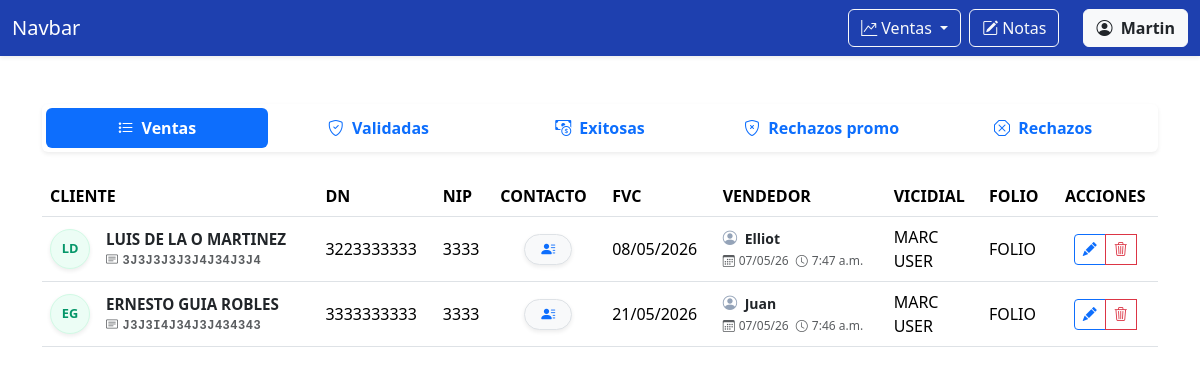
The app's page /ventas/prepago/?rol=superior (signed in), older data.
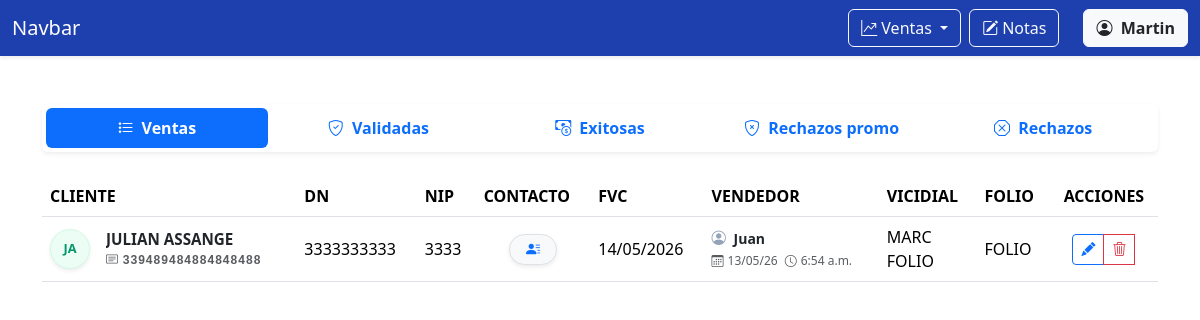
The same page, newer data.
### ventas/models.py (models this page shows)
class VentaPrepago(models.Model):
    nombre = models.CharField('NOMBRE(S)', max_length=100)
    apellido_paterno = models.CharField('APELLIDO PATERNO', max_length=100)
    apellido_materno = models.CharField(
        'APELLIDO MATERNO', max_length=100, blank=True, default='')
    curp = models.CharField('CURP', max_length=18, validators=[
                            MinLengthValidator(18)])
    dn = models.CharField('DN', max_length=10, validators=[
                          numeric_validator, MinLengthValidator(10)])
    nip = models.CharField('NIP', max_length=4, validators=[
                           numeric_validator, MinLengthValidator(4)], help_text='Solo se permiten números.')
    contact1 = models.CharField('CONTACTO1', max_length=16, validators=[
                                MinLengthValidator(10), RegexValidator(r'^[A-Z0-9 ]+$')])
    contact2 = models.CharField('CONTACTO 2', max_length=10, validators=[
                                numeric_validator, MinLengthValidator(10)])
    fvc = models.DateField('FVC')
    acepta_promo = models.BooleanField(
        'ACEPTA PROMO', null=True, blank=True, choices=[(True, 'Sí'), (False, 'No')])
    STATUS_CHOICES = [
        ('en_proceso', 'EN PROCESO'),
        ('nip_incorrecto', 'NIP INCORRECTO'),
        ('curp_incorrecto', 'CURP INCORRECTO'),
        ('sin_fvc', 'SIN FVC'),
        ('exitosa', 'EXITOSA'),
        ('baja_exportada', 'BAJA EXPORTADA'),
        ('alta', 'ALTA'),
        ('gestionada_por_otro_call_center', 'GESTIONADA POR OTRO CALL CENTER'),
        ('sin_nip', 'SIN NIP'),
        ('futura', 'FUTURA'),
        ('linea_movistar', 'LINEA MOVISTAR'),
        ('cac_lejano', 'CAC LEJANO'),
    ]
    status = models.CharField(
        'Status',
        max_length=100,
        choices=STATUS_CHOICES,
        default='en_proceso'
    )
    email = models.EmailField('EMAIL', max_length=254)
    folio = models.CharField('FOLIO', max_length=100)
    usuario_marcador = models.CharField('USUARIO MARCADOR', max_length=100)
    marcador = models.CharField('MARCADOR', max_length=100)
    validador = models.ForeignKey(
        User, on_delete=models.SET_NULL, null=True, blank=True, related_name='validador')
    supervisor = models.ForeignKey(
        User, on_delete=models.SET_NULL, null=True, blank=True, related_name='supervisor')
    created = models.DateTimeField(auto_now_add=True)
    user = models.ForeignKey(
        User, on_delete=models.CASCADE, related_name='vendedor')

### ventas/views.py (the view, shortened to what this page needs)
# urls.py: path('prepago/', views.prepago, name='prepago'),
@login_required
def prepago(request):
    es_vendedor = request.user.groups.filter(name='VENDEDORES').exists()
    es_superior = request.user.is_superuser or request.user.groups.filter(
        name__in=['VALIDADORES', 'SUPERVISORES']).exists()
    es_supervisor = request.user.is_superuser or request.user.groups.filter(
        name='SUPERVISORES').exists()
    if es_superior:
        if request.GET.get('rol'):
            request.session['rol_activo'] = request.GET.get('rol')
        if request.session.get('rol_activo') == 'vendedor':
            es_supervisor = False
            es_vendedor = True
        else:
            es_vendedor = False
            pass  # El rol activo sigue siendo el de superior, no hacemos cambios
    else:
        request.session['rol_activo'] = 'vendedor'
        es_vendedor = True
        es_supervisor = False
        es_supervisor = False
    if request.method == 'GET':
        if es_superior:
            base_queryset = VentaPrepago.objects.all()
        else:
            base_queryset = VentaPrepago.objects.filter(user=request.user)
        ventas_prepago = base_queryset.filter(
            acepta_promo=None).order_by('-created')
        ventas_prepago_validadas = base_queryset.filter(
            acepta_promo=True, status='en_proceso').order_by('-created')
        ventas_prepago_exitosas = base_queryset.filter(
            status='exitosa').order_by('-created')
        ventas_prepago_rechazos_promo = base_queryset.filter(
            acepta_promo=False).order_by('-created')
        ventas_prepago_rechazos = base_queryset.exclude(acepta_promo=None).exclude(
            status='exitosa').exclude(status='en_proceso').order_by('-created')
        return render(request, 'prepago.html', {
            'form': VentaPrepagoForm(user=request.user, rol_activo=request.session.get('rol_activo')),
            'ventas_prepago': ventas_prepago,
            'ventas_prepago_validadas': ventas_prepago_validadas,
            'ventas_prepago_exitosas': ventas_prepago_exitosas,
            'ventas_prepago_rechazos_promo': ventas_prepago_rechazos_promo,
            'ventas_prepago_rechazos': ventas_prepago_rechazos,
            'es_superior': es_superior,  # Pasamos esta bandera al HTML
            'es_supervisor': es_supervisor,  # Pasamos esta bandera al HTML
            'es_vendedor': es_vendedor  # Pasamos esta bandera al HTML
        })

### ventas/templates/prepago.html (shortened to what this page needs)
{% extends 'base.html' %} {% block content %}
  <div class="container mt-5 mb-5" id="moduloVentas">
    <ul class="nav nav-pills nav-justified mb-4 shadow-sm p-1 bg-white rounded fw-bold">
      <li class="nav-item">
        <button class="nav-link {% if not request.GET.tab or request.GET.tab == 'ventas' %}active{% endif %}" data-bs-toggle="tab" data-bs-target="#ventas"><i class="bi bi-list-stars me-1"></i> Ventas</button>
      </li>
      <li class="nav-item">
        <button class="nav-link {% if request.GET.tab == 'validadas' %}active{% endif %}" data-bs-toggle="tab" data-bs-target="#validadas"><i class="bi bi-shield-check me-1"></i> Validadas</button>
      </li>
      <li class="nav-item">
        <button class="nav-link" data-bs-toggle="tab" data-bs-target="#exitosas"><i class="bi bi-cash-coin me-1"></i> Exitosas</button>
      </li>
      <li class="nav-item">
        <button class="nav-link" data-bs-toggle="tab" data-bs-target="#rechazos_promo"><i class="bi bi-shield-x me-1"></i> Rechazos promo</button>
      </li>
      <li class="nav-item">
        <button class="nav-link" data-bs-toggle="tab" data-bs-target="#rechazos"><i class="bi bi-x-octagon me-1"></i> Rechazos</button>
      </li>
    </ul>
    <div class="tab-content mt-3" id="pills-tabContent">
      <div class="tab-pane fade {% if not request.GET.tab or request.GET.tab == 'ventas' %}show active{% endif %}" id="ventas" role="tabpanel">
        <table class="table table-hover align-middle">
          <thead>
            <tr>
              <th scope="col">CLIENTE</th>
              <th scope="col">DN</th>
              <th scope="col">NIP</th>
              <th scope="col">CONTACTO</th>
              <th scope="col">FVC</th>
              <th scope="col">VENDEDOR</th>
              <th scope="col">VICIDIAL</th>
              <th scope="col">FOLIO</th>
              {% if es_superior %}
                <th scope="col" class="text-center">ACCIONES</th>
              {% endif %}
            </tr>
          </thead>
          <tbody>
            {% for venta_prepago in ventas_prepago %}
              <tr>
                <th scope="row" class="align-middle">
                  <div class="d-flex align-items-center">
                    <div class="avatar-circle me-3 d-flex align-items-center justify-content-center shadow-sm" style="width: 40px; height: 40px; background-color: #ecfdf5; color: #059669; border: 1px solid #d1fae5; border-radius: 50%; font-weight: bold; font-size: 0.8rem; flex-shrink: 0;">{{ venta_prepago.nombre|first|upper }}{{ venta_prepago.apellido_paterno|first|upper }}</div>
                    <div class="d-flex flex-column" style="line-height: 1.2;">
                      <span class="text-dark fw-bold" style="font-size: 0.95rem; max-width: 250px; overflow: hidden; text-overflow: ellipsis; white-space: nowrap;" title="{{ venta_prepago.nombre }} {{ venta_prepago.apellido_paterno }} {{ venta_prepago.apellido_materno }}">{{ venta_prepago.nombre }} {{ venta_prepago.apellido_paterno }} {{ venta_prepago.apellido_materno }}</span>
                      <small class="text-muted font-monospace mt-1" style="font-size: 0.75rem; letter-spacing: 0.5px; white-space: nowrap;"><i class="bi bi-card-text me-1"></i>{{ venta_prepago.curp }}</small>
                    </div>
                  </div>
                </th>
                <td>{{ venta_prepago.dn }}</td>
                <td>{{ venta_prepago.nip }}</td>
                <td class="align-middle text-center">
                  <button type="button" class="btn btn-sm btn-light border shadow-sm rounded-pill px-3" data-bs-toggle="popover" data-bs-placement="right" data-bs-html="true" data-bs-content="
              <div class='text-start small'>
              <i class='bi bi-telephone-fill me-1 text-primary'></i>{{ venta_prepago.contact1 }}<br>
              <i class='bi bi-telephone-fill me-1 text-primary'></i>{{ venta_prepago.contact2 }}<br>
              <hr class='my-1'>
              <i class='bi bi-envelope-fill me-1 text-primary'></i>
              <span class='text-primary'>{{ venta_prepago.email|truncatechars:19 }}</span>
            </div>"><i class="bi bi-person-lines-fill text-primary"></i></button>
                </td>
                <td>{{ venta_prepago.fvc|date:'d/m/Y' }}</td>
                <td>
                  <div class="text-muted small">
                    <i class="bi bi-person-circle me-1" style="color: #94a3b8; font-size: 0.9rem;"></i>
                    <span class="fw-bold text-dark me-2">{{ venta_prepago.user.first_name }}</span> <br />
                    <span style="font-size: 0.75rem;">
                      <i class="bi bi-calendar3 me-1"></i>{{ venta_prepago.created|date:'d/m/y' }}
                      <i class="bi bi-clock ms-1 me-1"></i>{{ venta_prepago.created|time:'g:i a' }}
                    </span>
                  </div>
                </td>
                <td>
                  {{ venta_prepago.marcador }}<br />
                  {{ venta_prepago.usuario_marcador }}
                </td>
                <td>{{ venta_prepago.folio }}</td>
                <td class="text-center">
                  <div class="btn-group" role="group">
                    {% if es_superior %}
                      <button type="button" class="btn btn-sm btn-outline-primary" title="Editar" data-bs-toggle="modal" data-bs-target="#updatePrepagoModal{{ venta_prepago.id }}"><i class="bi bi-pencil-fill"></i></button>
                      <button type="button" class="btn btn-sm btn-outline-danger" title="Eliminar" data-bs-toggle="modal" data-bs-target="#deletePrepagoModal{{ venta_prepago.id }}"><i class="bi bi-trash3"></i></button>
                    {% endif %}
                  </div>
                </td>
              </tr>
            {% endfor %}
          </tbody>
        </table>
      </div>
    </div>
  </div>
{% endblock %}

### templates/base.html (shortened to what this page needs)
<!DOCTYPE html>
<html lang="es-MX">
  <head>
    <link href="https://cdn.jsdelivr.net/npm/bootstrap@5.3.8/dist/css/bootstrap.min.css" rel="stylesheet" />
    <link rel="stylesheet" href="https://cdn.jsdelivr.net/npm/bootstrap-icons@1.13.1/font/bootstrap-icons.min.css" />
  </head>
  <body>
    <nav class="navbar navbar-expand-lg navbar-dark shadow-sm" style="background-color: #1e40af;">
      <div class="container-fluid">
        <a class="navbar-brand" href="{% url 'dashboard' %}">Navbar</a>
        <div class="collapse navbar-collapse" id="navbarNav">
          <ul class="navbar-nav ms-auto">
            <li class="nav-item">
              <div class="dropdown">
                <button class="btn btn-outline-light dropdown-toggle" type="button" data-bs-toggle="dropdown" aria-expanded="false">
                  <i class="bi bi-graph-up-arrow"></i>
                  Ventas
                </button>
              </div>
            </li>
            <li class="nav-item ms-2">
              <a class="btn btn-outline-light" href="{% url 'notas' %}"><i class="bi bi-pencil-square me-1"></i>Notas</a>
            </li>
            <li class="nav-item ms-2">
              <div class="dropdown">
                <button class="btn btn-light text-dark ms-3" type="button" data-bs-toggle="dropdown" aria-expanded="false"><i class="bi bi-person-circle me-1"></i> <strong>{{ user.first_name }}</strong></button>
              </div>
            </li>
          </ul>
        </div>
      </div>
    </nav>
    {% block content %}
    {% endblock %}
  </body>
</html>

Row changes from the older to the newer data that the page shows:
removed VentaPrepago: nombre|first "L", apellido_paterno|first "D", nombre "LUIS", apellido_paterno "DE LA O", apellido_materno "MARTINEZ", curp "3J3J3J3J3J4J34J3J4", dn "3223333333", nip "3333", fvc "08/05/2026", user.first_name "Elliot", created "07/05/26", created "7:47 a.m.", marcador "MARC", usuario_marcador "USER", folio "FOLIO"
no longer on this page (row edited): VentaPrepago: nombre|first "E", apellido_paterno|first "G", nombre "ERNESTO", apellido_paterno "GUIA", apellido_materno "ROBLES", curp "J3J3I4J34J3J434343", dn "3333333333", nip "3333", fvc "21/05/2026", user.first_name "Juan", created "07/05/26", created "7:46 a.m.", marcador "MARC", usuario_marcador "USER", folio "FOLIO"
added VentaPrepago: nombre|first "J", apellido_paterno|first "A", nombre "JULIAN", apellido_paterno "ASSANGE", curp "339489484884848488", dn "3333333333", nip "3333", fvc "14/05/2026", user.first_name "Juan", created "13/05/26", created "6:54 a.m.", marcador "MARC", usuario_marcador "FOLIO", folio "FOLIO"
